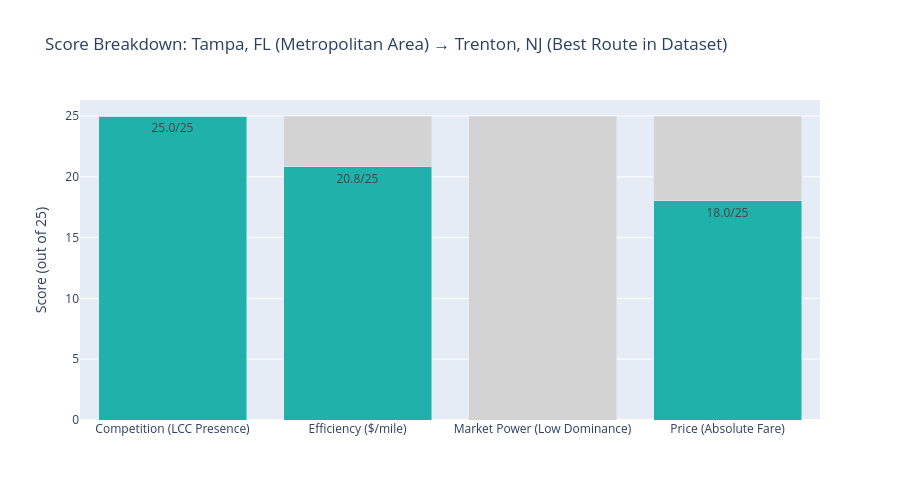

Notebook source saved alongside this figure:
### Markdown cell above
### Top 30 Best Value Routes by Affordability Score

Here are the overall best routes in the dataset - use these for inspiration!

### Code cell
# Analyze score components for top routes
top_route = best_routes.iloc[0]['route']
top_route_data = df_scored[df_scored['route'] == top_route].iloc[0]

components = pd.DataFrame({
    'Component': ['Competition\n(LCC Presence)', 'Efficiency\n($/mile)', 'Market Power\n(Low Dominance)', 'Price\n(Absolute Fare)'],
    'Score': [top_route_data['competition_score'], 
              top_route_data['efficiency_score'],
              top_route_data['market_score'],
              top_route_data['price_score']],
    'Max': [25, 25, 25, 25]
})

fig = go.Figure()
fig.add_trace(go.Bar(name='Score', x=components['Component'], y=components['Score'], 
                     text=components['Score'], texttemplate='%{text:.1f}/25',
                     marker_color='lightseagreen'))
fig.add_trace(go.Bar(name='Remaining', x=components['Component'], 
                     y=components['Max'] - components['Score'],
                     marker_color='lightgray'))

fig.update_layout(barmode='stack', 
                  title=f'Score Breakdown: {top_route} (Best Route in Dataset)',
                  yaxis_title='Score (out of 25)',
                  height=500,
                  showlegend=False)
fig.show()

print(f"\n Best Route: {top_route}")
print(f"   Total Score: {top_route_data['affordability_score']:.1f}/100")
print(f"   Average Fare: ${top_route_data['fare']:.2f}")
print(f"   LCC Market Share: {top_route_data['lf_ms']:.1%}")
print(f"   Price per Mile: ${top_route_data['price_per_mile']:.3f}")

### Figure 1 — Plotly figure (JSON) as saved in the notebook; plotly's stock layout.template omitted (floating-point values rounded to 4 significant figures)
{"data": [{"marker": {"color": "lightseagreen"}, "name": "Score", "text": [25.0, 20.85, 0.0, 18.04], "texttemplate": "%{text:.1f}/25", "type": "bar", "x": ["Competition\n(LCC Presence)", "Efficiency\n($/mile)", "Market Power\n(Low Dominance)", "Price\n(Absolute Fare)"], "y": [25.0, 20.85, 0.0, 18.04]}, {"marker": {"color": "lightgray"}, "name": "Remaining", "type": "bar", "x": ["Competition\n(LCC Presence)", "Efficiency\n($/mile)", "Market Power\n(Low Dominance)", "Price\n(Absolute Fare)"], "y": [0.0, 4.155, 25.0, 6.961]}], "layout": {"barmode": "stack", "height": 500, "showlegend": false, "title": {"text": "Score Breakdown: Tampa, FL (Metropolitan Area) → Trenton, NJ (Best Route in Dataset)"}, "yaxis": {"title": {"text": "Score (out of 25)"}}}}
